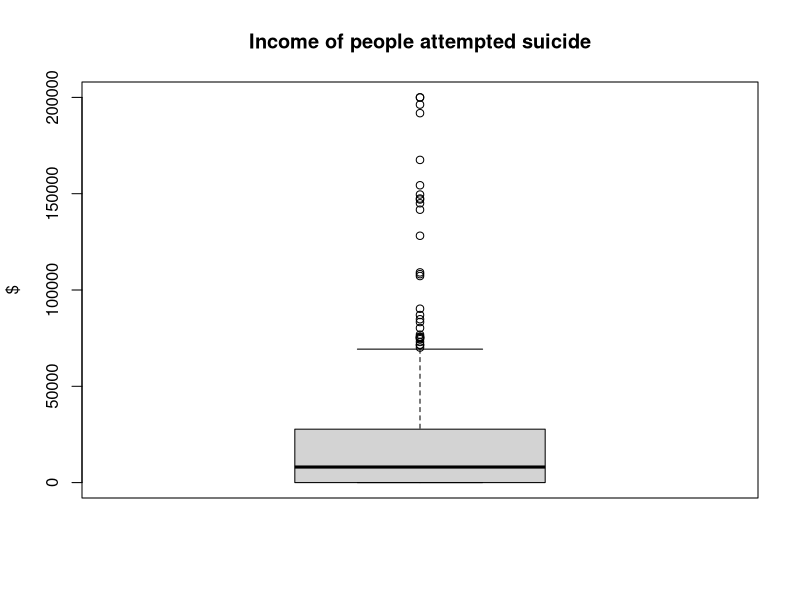
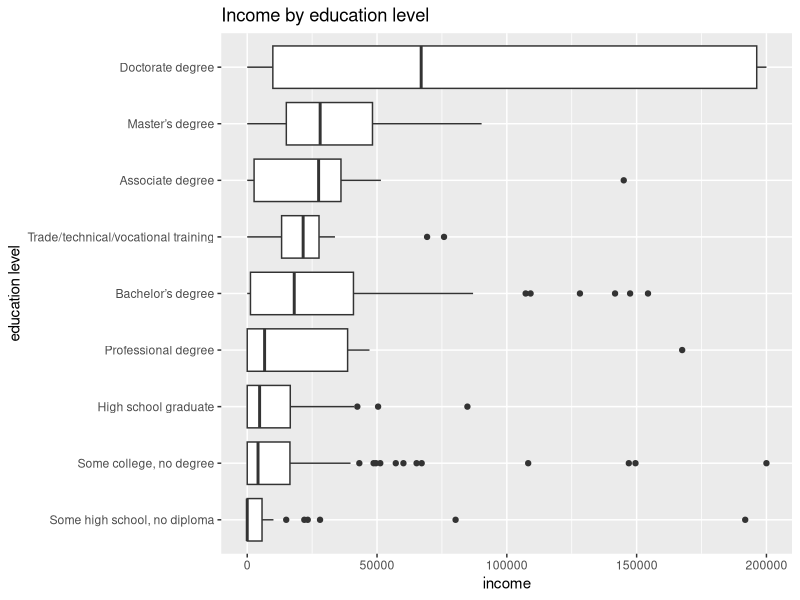
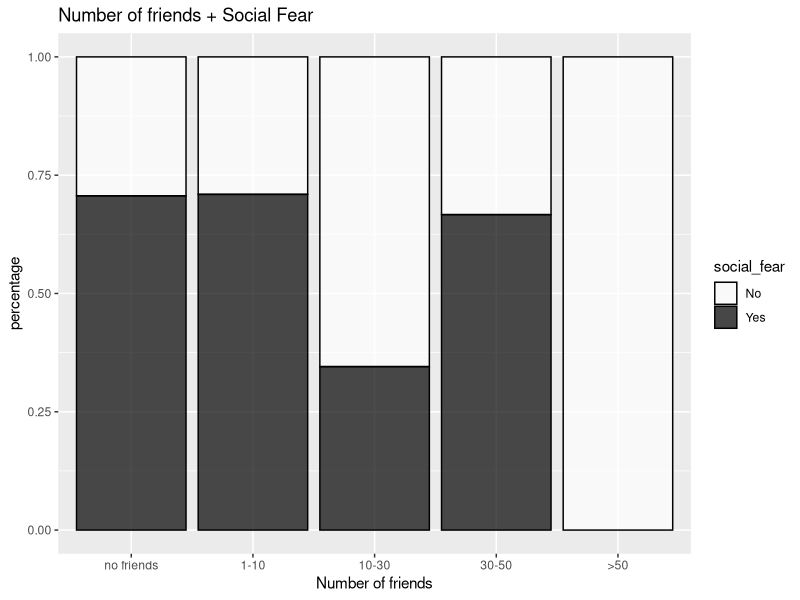
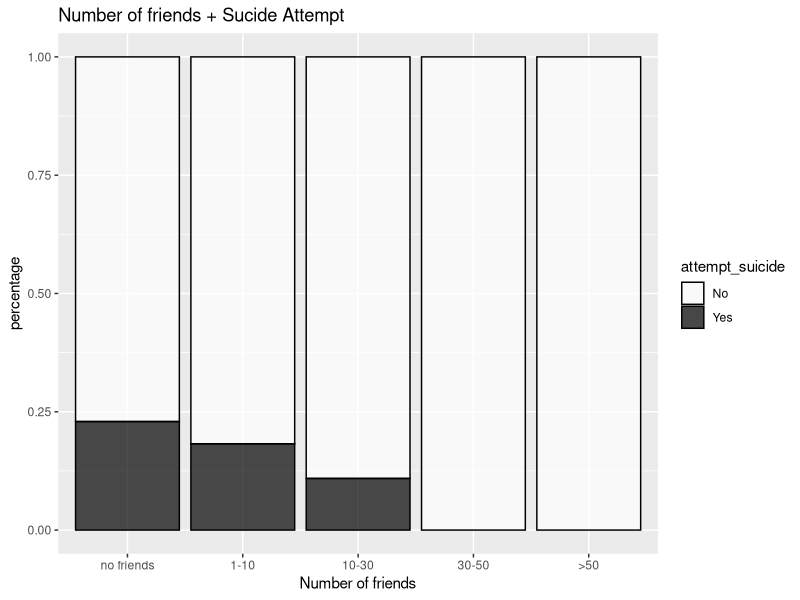
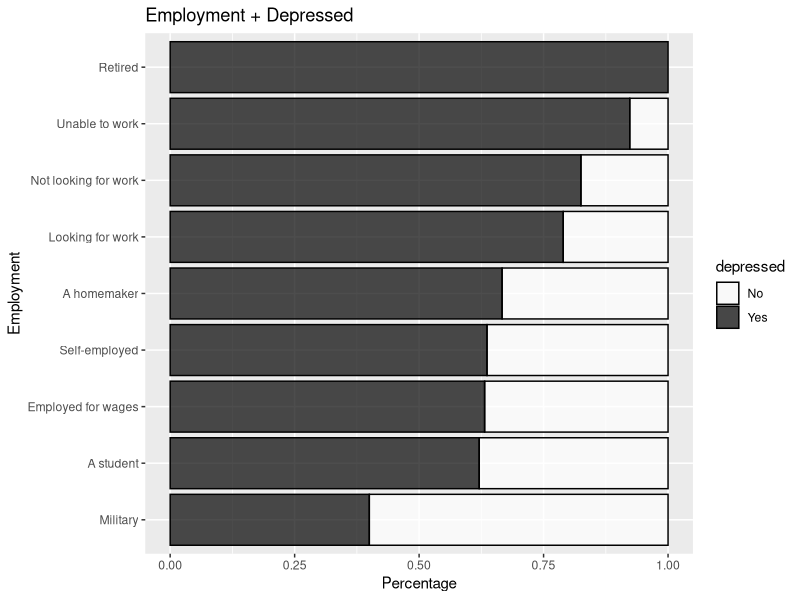
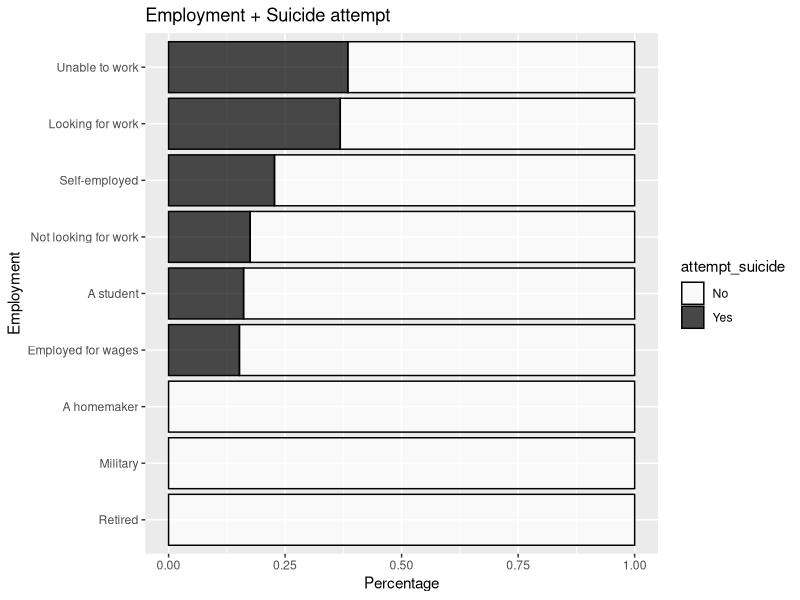
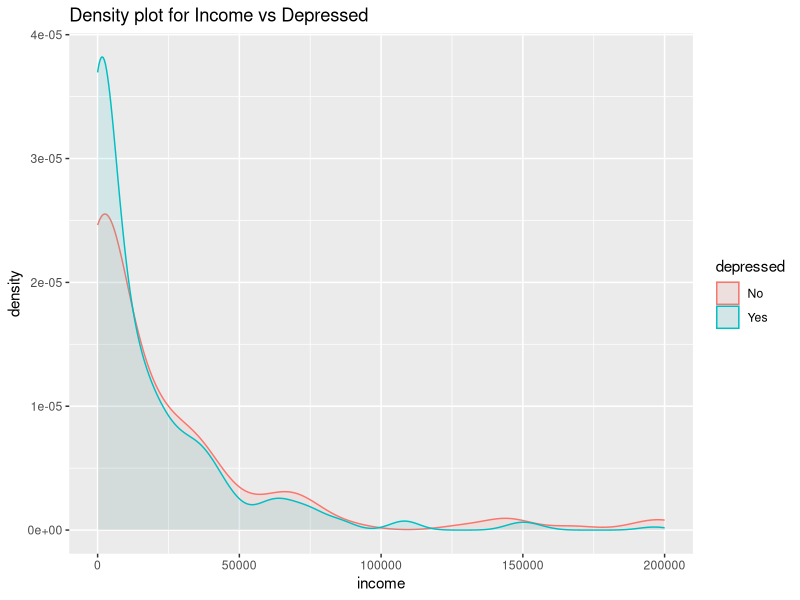
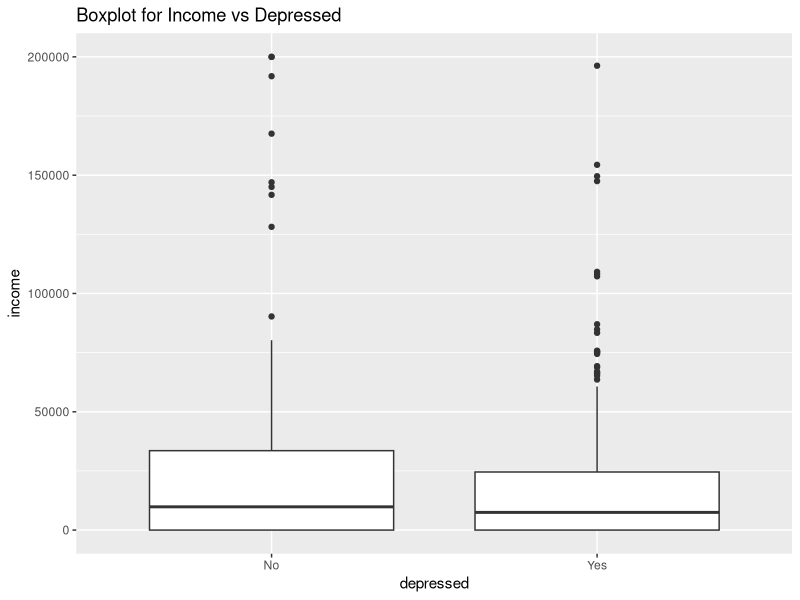

R code for these plots, in order:
## ---- chunk 1
knitr::opts_chunk$set(echo = TRUE)
## ---- chunk 2
library(ggplot2)
library(dplyr)
df = read.csv('data_income_edited.csv',stringsAsFactors=FALSE)
boxplot(df$income, main = 'Income of people attempted suicide', ylab = '$')
## ---- chunk 3
df$edu_level[df$edu_level == 'High school graduate, diploma or the equivalent (for example: GED)'] <- 'High school graduate'

## ---- chunk 4
library(tidyverse)
ggplot(df, aes(fct_reorder(edu_level, income, median), income)) + 
  geom_boxplot() + xlab('education level') + coord_flip() + 
  ggtitle('Income by education level')
## ---- chunk 5
df$friends.f <- as.factor(
  sapply(df$friends, function(x){
    ifelse(x > 50, x <- "5. more then 50",
    ifelse(x > 30 & x <= 50, x <- "4. between 30 - 50",
    ifelse(x > 10 & x <= 30, x <- "3. between 10 - 30",
    ifelse(x > 0 & x <= 10, x <- "2. between 1 - 10",
    x <- "1. no friends"))))
  })
)

df$friends.f <- as.factor(
  sapply(df$friends, function(x){
    ifelse(x > 50, x <- ">50",
    ifelse(x > 30 & x <= 50, x <- "30-50",
    ifelse(x > 10 & x <= 30, x <- "10-30",
    ifelse(x > 0 & x <= 10, x <- "1-10",
    x <- "no friends"))))
  })
)
positions <- c('no friends','1-10', '10-30', '30-50', '>50')

ggplot(data = df, aes(x = friends.f, fill = social_fear)) + 
  ggtitle("Number of friends + Social Fear") + 
  labs(x = "Number of friends", y = "percentage") +
  geom_bar(alpha = 0.7
           , position="fill"
           , col = 'black') + 
  scale_fill_manual(values=c("white", "black")) + scale_x_discrete(limits = positions)



## ---- chunk 6
ggplot(data = df, aes(x = friends.f, fill = attempt_suicide)) + 
  ggtitle("Number of friends + Sucide Attempt") + 
  labs(x = "Number of friends", y = "percentage") +
  geom_bar(alpha = 0.7
           , position="fill"
           , col = 'black') + 
  scale_fill_manual(values=c("white", "black")) + scale_x_discrete(limits = positions)

## ---- chunk 7
df$employment[df$employment == 'Out of work but not currently looking for work'] <- 'Not looking for work'
df$employment[df$employment == 'Out of work and looking for work'] <- 'Looking for work'

p1 <- c('Military','A student','Employed for wages','Self-employed','A homemaker','Looking for work','Not looking for work','Unable to work','Retired')
ggplot(data = df, aes(x = employment, fill = depressed)) + 
  ggtitle("Employment + Depressed") + 
  labs(x = "Employment", y = "Percentage") +
  geom_bar(alpha = 0.7
           , position="fill"
           , col = 'black') + 
  scale_fill_manual(values=c("white", "black")) +scale_x_discrete(limits = p1)+coord_flip() 
## ---- chunk 8
p2 <- c('Retired','Military','A homemaker','Employed for wages','A student','Not looking for work','Self-employed','Looking for work','Unable to work')
ggplot(data = df, aes(x = employment, fill = attempt_suicide)) + 
  ggtitle("Employment + Suicide attempt") + 
  labs(x = "Employment", y = "Percentage") +
  geom_bar(alpha = 0.7
           , position="fill"
           , col = 'black') + 
  scale_fill_manual(values=c("white", "black")) +scale_x_discrete(limits = p2)+coord_flip() 
## ---- chunk 9
ggplot(df, aes(income, color=depressed,fill=depressed)) + geom_density(alpha=0.1) + ggtitle('Density plot for Income vs Depressed')
## ---- chunk 10
ggplot(df,aes(depressed, income))+geom_boxplot()+ ggtitle('Boxplot for Income vs Depressed')
